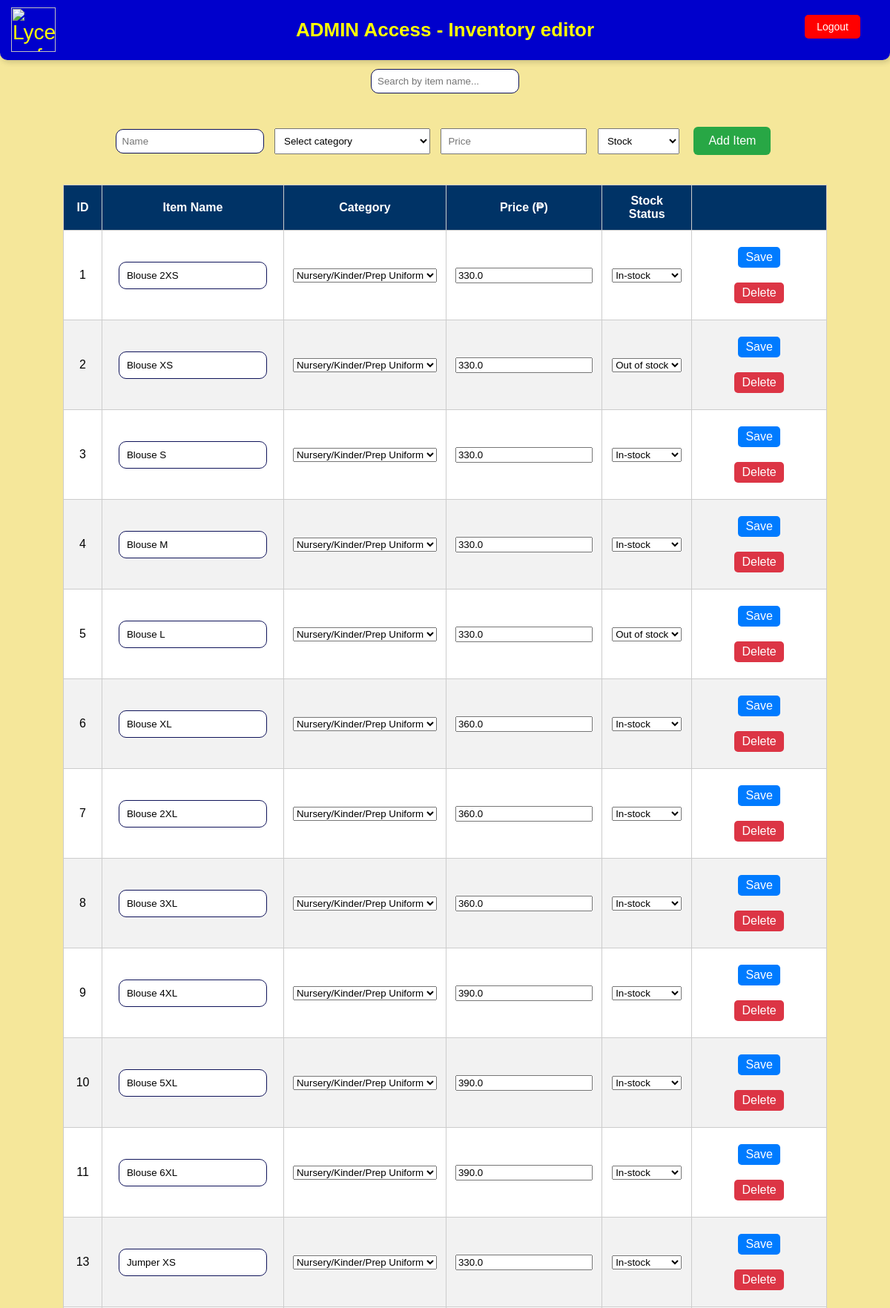
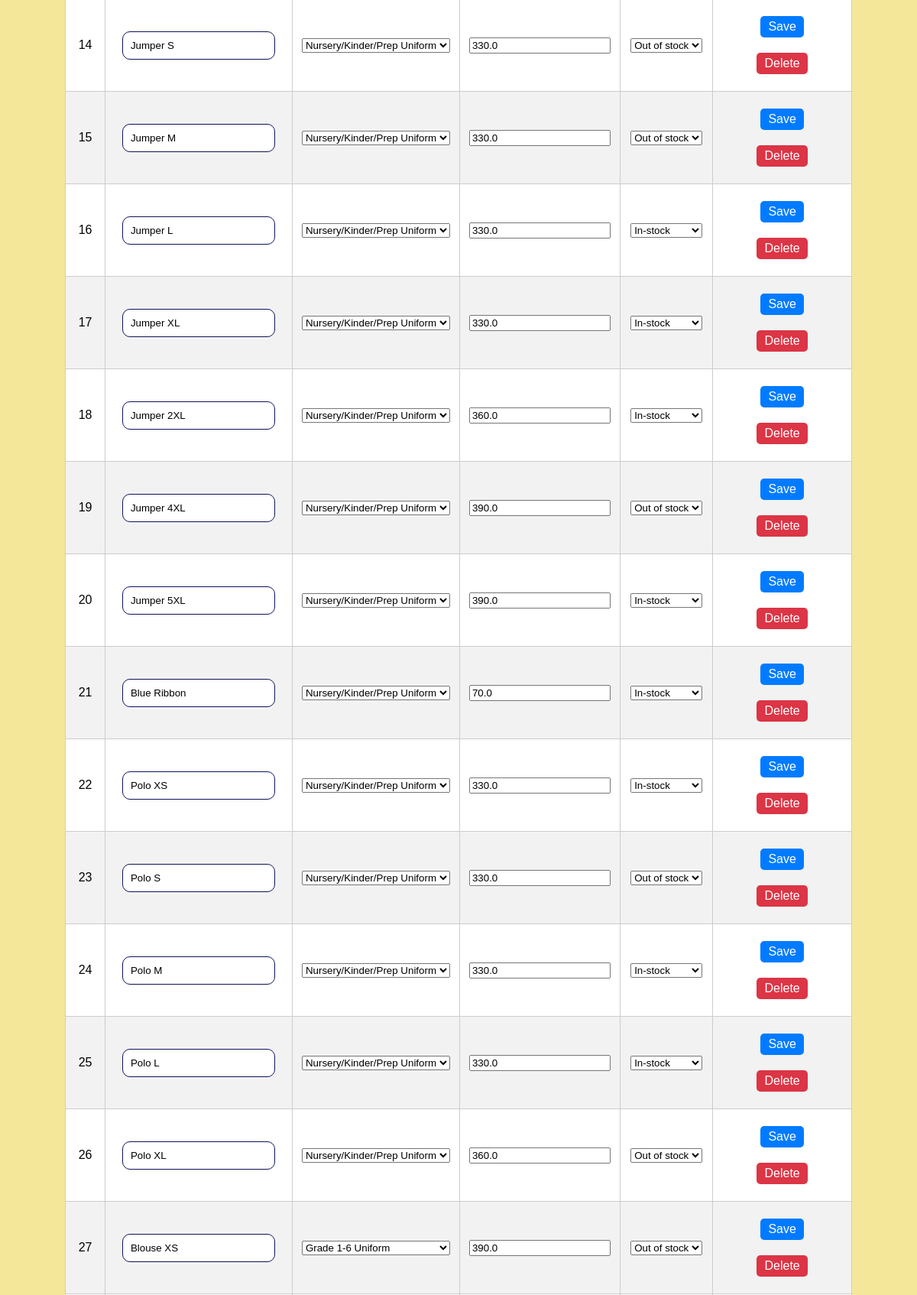
/admin (signed in, upper part), run on the app's committed database (2 pictures, top to bottom).
### tables this page shows
CREATE TABLE "items" (
                id INTEGER PRIMARY KEY AUTOINCREMENT,
                name TEXT NOT NULL,
                category TEXT CHECK(category IN ('School supplies', 'Uniforms', 'Nursery/Kinder/Prep Uniform', 'Grade 1-6 Uniform', 'Grade 7-12 Uniform', 'College - Uniform', 'Others')) NOT NULL,
                price REAL NOT NULL,
                stock_status TEXT CHECK(stock_status IN ('In-stock', 'Out of stock')) NOT NULL
            );

### bookstore_run.py (the view)
@app.route('/admin')
@requires_login
def admin():
    with sqlite3.connect(DB_FILE) as conn:
        conn.row_factory = sqlite3.Row
        cursor = conn.cursor()
        cursor.execute("SELECT * FROM items")
        rows = cursor.fetchall()
    return render_template('admin.html', items=rows)

### bookstore_run.py (called while the page is built)
def requires_login(f):
    @wraps(f)
    def decorated(*args, **kwargs):
        if not session.get('logged_in'):
            return redirect(url_for('login'))
        return f(*args, **kwargs)
    return decorated

### templates/admin.html (shortened to what this page needs)
<html>
<head>
    <link rel="stylesheet" href="/static/style.css">
</head>
<body>
   	<header>
        <h1>ADMIN Access - Inventory editor</h1>
			<img src="https://i.ibb.co/TBZTnjSF/logo.png" alt="Lyceum of Alabang" class="logo-left">
		<a href="/logout" onclick="return confirm('Are you sure you want to log out?')"; style="font-size: 14px; position: absolute; top: 20px; right: 40px; background: red; color: white; padding: 8px 16px; border-radius: 5px; text-decoration: none;">
    Logout
</a>
    </header>
		<div class="search-form">
        <br><input type="text" id="searchInput" placeholder="Search by item name..." onkeyup="searchTable()">
    </div>
    <form class="add-form" action="/admin/add" method="post">
        <input type="text" name="name" placeholder="Name" required>
        <select name="category" required>
			<option value="" disabled selected hidden>Select category</option>
        </select>
        <input type="number" name="price" step="0.01" placeholder="Price" required>
        <select name="stock_status" required>
			<option value="" disabled selected hidden>Stock</option>
        </select>
        <button type="submit">Add Item</button>
    </form>
    <table id="itemsTable">
        <thead>
            <tr>
                <th>ID</th>
                <th>Item Name</th>
                <th>Category</th>
                <th>Price (₱)</th>
                <th>Stock Status</th>
                <th></th>
            </tr>
        </thead>
        <tbody>
            {% for item in items %}
			<tr>
				<form method="POST" action="/admin/edit/{{ item['id'] }}" class="inline-form">
					<td>{{ item['id'] }}</td>
					<td><input type="text" name="name" value="{{ item['name'] }}" required></td>
					<td>
						<select name="category" required>
							<option value="Nursery/Kinder/Prep Uniform" {% if item['category'] == 'Nursery/Kinder/Prep Uniform' %}selected{% endif %}>Nursery/Kinder/Prep Uniform</option>
							<option value="Grade 1-6 Uniform" {% if item['category'] == 'Grade 1-6 Uniform' %}selected{% endif %}>Grade 1-6 Uniform</option>
						</select>
					</td>
					<td><input type="number" name="price" value="{{ item['price'] }}" required></td>
					<td>
						<select name="stock_status" required>
							<option value="In-stock" {% if item['stock_status'] == 'In-stock' %}selected{% endif %}>In-stock</option>
							<option value="Out of stock" {% if item['stock_status'] == 'Out of stock' %}selected{% endif %}>Out of stock</option>
						</select>
					</td>
					<td>
						<button type="submit" class="edit-btn">Save</button>
					</form>
					<form method="POST" action="/admin/delete/{{ item['id'] }}" style="display:inline;" onsubmit="return removeItem();">
						<button type="submit" class="delete-btn">Delete</button>
					</form>
			</tr>
            {% endfor %}
        </tbody>
    </table>
</body>
</html>

### static/style.css (style rules this page uses)
body { background-color: #fbf572; font-family: Arial, sans-serif; text-align: center; padding: 20px; }
h1, h2, h3 { color: #0e1259; }
button { background-color: #0e1259; color: white; border: none; padding: 10px 20px; margin: 10px; font-size: 16px; cursor: pointer; border-radius: 10px; }
input[type="text"] { padding: 10px; margin: 10px; border-radius: 10px; border: 1px solid #0e1259; width: 200px; }
table, th, td { border: 1px solid #ccc; border-collapse: collapse; padding: 10px; }

### templates/admin.html (style rules this page uses)
body { font-family: Arial, sans-serif; background-color: #f5e79a; padding: 20px; margin-top: 50px }
header { position: fixed; top: 0; left: 0; right: 0; background-color: rgb(0, 0, 204); color: yellow; font-size: 28px; padding: 25px 200px; margin: 0; border-radius: 0 0 10px 10px; box-shadow: 2px 2px 8px rgba(0,0,0,0.2); z-index: 1000; }
header h1 { color: yellow; font-size: 26px; margin: 0; }
.logo-left, .logo-right { position: absolute; top: 20px; width: 50px; height: 50px; }
.logo-left { position: absolute; top: 10px; left: 15px; width: 60px; height: 60px; }
.add-form, .search-form { text-align: center; margin-bottom: 30px; }
.add-form input, .add-form select, .search-form input { padding: 8px; margin: 5px; }
.add-form button { padding: 10px 20px; background-color: #28a745; color: white; border: none; border-radius: 6px; cursor: pointer; }
table { width: 90%; margin: 0 auto; border-collapse: collapse; background-color: white; }
th, td { border: 1px solid #ccc; padding: 12px; text-align: center; }
th { background-color: #003366; color: white; }
tr:nth-child(even) { background-color: #f2f2f2; }
.edit-btn, .delete-btn { padding: 5px 10px; border-radius: 5px; text-decoration: none; color: white; }
.edit-btn { background-color: #007bff; }
.delete-btn { background-color: #dc3545; }
form.inline-form { display: inline; }

### data on the page
items: id "1", name "Blouse 2XS", category "Nursery/Kinder/Prep Uniform", price "330.0", stock_status "In-stock"
items: id "2", name "Blouse XS", category "Nursery/Kinder/Prep Uniform", price "330.0", stock_status "Out of stock"
items: id "3", name "Blouse S", category "Nursery/Kinder/Prep Uniform", price "330.0", stock_status "In-stock"
items: id "4", name "Blouse M", category "Nursery/Kinder/Prep Uniform", price "330.0", stock_status "In-stock"
items: id "5", name "Blouse L", category "Nursery/Kinder/Prep Uniform", price "330.0", stock_status "Out of stock"
items: id "6", name "Blouse XL", category "Nursery/Kinder/Prep Uniform", price "360.0", stock_status "In-stock"
items: id "7", name "Blouse 2XL", category "Nursery/Kinder/Prep Uniform", price "360.0", stock_status "In-stock"
items: id "8", name "Blouse 3XL", category "Nursery/Kinder/Prep Uniform", price "360.0", stock_status "In-stock"
items: id "9", name "Blouse 4XL", category "Nursery/Kinder/Prep Uniform", price "390.0", stock_status "In-stock"
items: id "10", name "Blouse 5XL", category "Nursery/Kinder/Prep Uniform", price "390.0", stock_status "In-stock"
items: id "11", name "Blouse 6XL", category "Nursery/Kinder/Prep Uniform", price "390.0", stock_status "In-stock"
items: id "13", name "Jumper XS", category "Nursery/Kinder/Prep Uniform", price "330.0", stock_status "In-stock"
items: id "14", name "Jumper S", category "Nursery/Kinder/Prep Uniform", price "330.0", stock_status "Out of stock"
items: id "15", name "Jumper M", category "Nursery/Kinder/Prep Uniform", price "330.0", stock_status "Out of stock"
items: id "16", name "Jumper L", category "Nursery/Kinder/Prep Uniform", price "330.0", stock_status "In-stock"
items: id "17", name "Jumper XL", category "Nursery/Kinder/Prep Uniform", price "330.0", stock_status "In-stock"
items: id "18", name "Jumper 2XL", category "Nursery/Kinder/Prep Uniform", price "360.0", stock_status "In-stock"
items: id "19", name "Jumper 4XL", category "Nursery/Kinder/Prep Uniform", price "390.0", stock_status "Out of stock"
items: id "20", name "Jumper 5XL", category "Nursery/Kinder/Prep Uniform", price "390.0", stock_status "In-stock"
items: id "21", name "Blue Ribbon", category "Nursery/Kinder/Prep Uniform", price "70.0", stock_status "In-stock"
items: id "22", name "Polo XS", category "Nursery/Kinder/Prep Uniform", price "330.0", stock_status "In-stock"
items: id "23", name "Polo S", category "Nursery/Kinder/Prep Uniform", price "330.0", stock_status "Out of stock"
items: id "24", name "Polo M", category "Nursery/Kinder/Prep Uniform", price "330.0", stock_status "In-stock"
items: id "25", name "Polo L", category "Nursery/Kinder/Prep Uniform", price "330.0", stock_status "In-stock"
items: id "26", name "Polo XL", category "Nursery/Kinder/Prep Uniform", price "360.0", stock_status "Out of stock"
items: id "27", name "Blouse XS", category "Grade 1-6 Uniform", price "390.0", stock_status "Out of stock"
